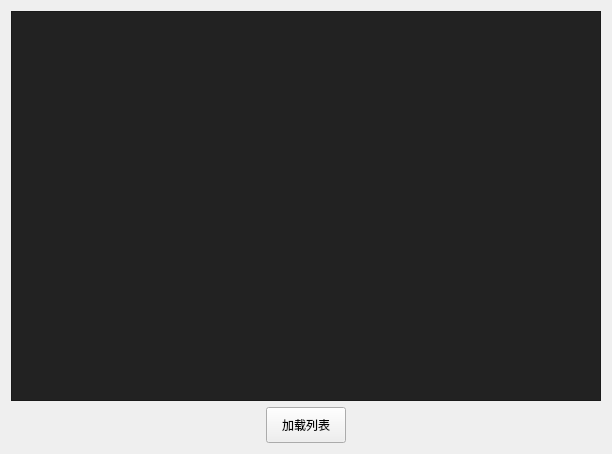
<?xml version="1.0" encoding="UTF-8"?>
<ui version="4.0">
 <class>Widget</class>
 <widget class="QWidget" name="Widget">
  <property name="geometry">
   <rect>
    <x>0</x>
    <y>0</y>
    <width>612</width>
    <height>454</height>
   </rect>
  </property>
  <property name="windowTitle">
   <string>Widget</string>
  </property>
  <property name="styleSheet">
   <string notr="true">QListWidget {
background-color: #222;
}

QScrollBar:vertical {
border: none;
background: transparent;
width: 10px;
}
QScrollBar:horizontal {
border: none;
background: transparent;
height: 10px;
}
QScrollBar::handle:vertical {
background: #666;
border: none;
border-radius: 5px;
min-height: 60px;
}
QScrollBar::handle:horizontal {
background: #666;
border: none;
border-radius: 5px;
min-width: 60px;
}
QScrollBar::up-arrow:vertical,
QScrollBar::down-arrow:vertical,
QScrollBar::add-line:vertical,
QScrollBar::sub-line:vertical,
QScrollBar::add-page:vertical,
QScrollBar::sub-page:vertical,
QScrollBar::up-arrow:horizontal,
QScrollBar::down-arrow:horizontal,
QScrollBar::add-line:horizontal,
QScrollBar::sub-line:horizontal,
QScrollBar::add-page:horizontal,
QScrollBar::sub-page:horizontal {
background: none;
width: 0;
height: 0;
border: none;
}</string>
  </property>
  <layout class="QVBoxLayout" name="verticalLayout">
   <item>
    <widget class="QListWidget" name="listWidget">
     <property name="sizeAdjustPolicy">
      <enum>QAbstractScrollArea::AdjustToContentsOnFirstShow</enum>
     </property>
     <property name="editTriggers">
      <set>QAbstractItemView::NoEditTriggers</set>
     </property>
     <property name="verticalScrollMode">
      <enum>QAbstractItemView::ScrollPerPixel</enum>
     </property>
     <property name="horizontalScrollMode">
      <enum>QAbstractItemView::ScrollPerPixel</enum>
     </property>
     <property name="resizeMode">
      <enum>QListView::Adjust</enum>
     </property>
     <property name="spacing">
      <number>4</number>
     </property>
    </widget>
   </item>
   <item alignment="Qt::AlignHCenter">
    <widget class="QPushButton" name="btn_load">
     <property name="minimumSize">
      <size>
       <width>0</width>
       <height>36</height>
      </size>
     </property>
     <property name="maximumSize">
      <size>
       <width>120</width>
       <height>36</height>
      </size>
     </property>
     <property name="text">
      <string>加载列表</string>
     </property>
    </widget>
   </item>
  </layout>
 </widget>
 <layoutdefault spacing="6" margin="11"/>
 <resources/>
 <connections/>
</ui>
